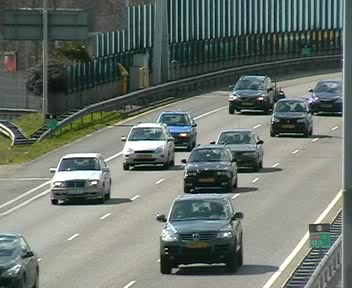
%> input picture Image1.bmp, 352 x 288 px
$ octave main.m   (GNU Octave 9; MATLAB toolbox functions it lacks are replaced by stand-ins)
%> lines starting %> are read from the running program, lines starting %| are printed output that depends on the picture
### Compress.m
% Image compression funtion
function [comp_image_Y,comp_image_U,comp_image_V] = Compress(orig_image)

RGB=orig_image;
%下面是对RGB三个分量进行分离
R=RGB(:,:,1);
G=RGB(:,:,2);
B=RGB(:,:,3);

%RGB->YUV
Y=0.299*double(R)+0.587*double(G)+0.114*double(B);
[xm, xn] = size(Y);
U=-0.169*double(R)-0.3316*double(G)+0.5*double(B);
V=0.5*double(R)-0.4186*double(G)-0.0813*double(B);

%产生一个8*8的DCT变换举证
T=dctmtx(8);
%进行DCT变换 BY BU BV是double类型
BY=blkproc(Y,[8 8],'P1*x*P2',T,T');
BU=blkproc(U,[8 8],'P1*x*P2',T,T');
BV=blkproc(V,[8 8],'P1*x*P2',T,T');
%低频分量量化表
a=[
	16 11 10 16 24 40 51 61;
	12 12 14 19 26 58 60 55;
	14 13 16 24 40 57 69 55;
	14 17 22 29 51 87 80 62;
	18 22 37 56 68 109 103 77;
	24 35 55 64 81 104 113 92;
	49 64 78 87 103 121 120 101;
	72 92 95 98 112 100 103 99;

];
%高频分量量化表
  b=[17 18 24 47 99 99 99 99;
     18 21 26 66 99 99 99 99;
     24 26 56 99 99 99 99 99;
     47 66 99 99 99 99 99 99;
     99 99 99 99 99 99 99 99;
     99 99 99 99 99 99 99 99;
     99 99 99 99 99 99 99 99;
     99 99 99 99 99 99 99 99;];

 %使用量化表对三个分量进行量化
 BY2=blkproc(BY,[8 8],'round(x./P1)',a);
 BU2=blkproc(BU,[8 8],'round(x./P1)',b);
 BV2=blkproc(BV,[8 8],'round(x./P1)',b);

%调用压缩函数
comp_image_Y=img2jpg(BY2,1);
comp_image_U=img2jpg(BU2,2);
comp_image_V=img2jpg(BV2,3);

### img2jpg.m
function [ y ] = img2jpg( x,flag )
[xm, xn] = size(x);
%z字型读取数据顺序表
order = [1 9  2  3  10 17 25 18 11 4  5  12 19 26 33  ...
        41 34 27 20 13 6  7  14 21 28 35 42 49 57 50  ...
        43 36 29 22 15 8  16 23 30 37 44 51 58 59 52  ...
        45 38 31 24 32 39 46 53 60 61 54 47 40 48 55  ...
        62 63 56 64];

y = im2col(x, [8 8], 'distinct');  % 将8x8 的块转化为列
xb = size(y, 2);                   % 分块数
y = y(order, :);                   % 按照order的顺序排列数据

eob = max(y(:)) + 1;               % 设置块尾结束标志
r = zeros(numel(y) + size(y, 2), 1);
count = 0;
for j = 1:xb                       % 每次处理一个块
   i = max(find(y(:, j)));         % 找到最后一个非零元素
   if isempty(i)
      i = 0;
   end
   p = count + 1;
   q = p + i;
   r(p:q) = [y(1:i, j); eob];      % 加入块结束标志
   count = count + i + 1;          % 计数
end

r((count + 1):end) = [];           % 删除r 中不需要的元素
[r1,r2]=size(r);
y           = struct;
y.realsize = r1;
y.size      = uint16([xm xn]);
y.numblocks = uint16(xb);
y.r   = r;
y.flag = flag;

end

### jpg2img.m
function [ x ] = jpg2img( y )
%低频分量量化表
a=[
	16 11 10 16 24 40 51 61;
	12 12 14 19 26 58 60 55;
	14 13 16 24 40 57 69 55;
	14 17 22 29 51 87 80 62;
	18 22 37 56 68 109 103 77;
	24 35 55 64 81 104 113 92;
	49 64 78 87 103 121 120 101;
	72 92 95 98 112 100 103 99;

];
%高频分量量化表
  b=[17 18 24 47 99 99 99 99;
     18 21 26 66 99 99 99 99;
     24 26 56 99 99 99 99 99;
     47 66 99 99 99 99 99 99;
     99 99 99 99 99 99 99 99;
     99 99 99 99 99 99 99 99;
     99 99 99 99 99 99 99 99;
     99 99 99 99 99 99 99 99;];

order = [1 9  2  3  10 17 25 18 11 4  5  12 19 26 33  ...
        41 34 27 20 13 6  7  14 21 28 35 42 49 57 50  ...
        43 36 29 22 15 8  16 23 30 37 44 51 58 59 52  ...
        45 38 31 24 32 39 46 53 60 61 54 47 40 48 55  ...
        62 63 56 64];
rev = order;                          % 计算反序
for k = 1:length(order)
   rev(k) = find(order == k);
end

xb = double(y.numblocks);             % 块的个数
sz = double(y.size);
xn = sz(2);                           % 列数
xm = sz(1);                           % 行数
x = y.r;                              % 压缩后的数据
eob = max(x(:));                      % 返回块尾标志

z = zeros(64, xb);   k = 1;           % 生成 64 * xb 的零矩阵
for j = 1:xb                          % x中的值放入z中，如果遇到eob就转入下一列
   for i = 1:64
      if x(k) == eob
         k = k + 1;   break;
      else
         z(i, j) = x(k);
         k = k + 1;
      end
   end
end
T=dctmtx(8);                                   %产生一个8*8的DCT变换举证
z = z(rev, :);                                 % 按order恢复之前排列
x = col2im(z, [8 8], [xm xn], 'distinct');     % 生成矩阵
if y.flag==1
    x = blkproc(x, [8 8], 'x .* P1', a);       % 反量化，乘量化表的值
else
    x = blkproc(x, [8 8], 'x .* P1', b);
end
x = blkproc(x, [8 8], 'P1 * x * P2', T', T);   % 反DCT变换
end

### CalMSE.m
% Calculate the MSE
function MSE = CalMSE(orig_image, reco_image)

clear dist_image;
dist_image = orig_image - reco_image;
sum_image = dist_image.*dist_image;
sumdist = sum(sum(sum(sum(sum_image))));
[rownum, colnum, dimension, imagenum] = size(orig_image);
MSE = sumdist/(rownum*colnum*dimension*imagenum);

### Decompress.m

function reco_image = Decompress(orig_image_Y,orig_image_U,orig_image_V)
%解压缩
YI=jpg2img(orig_image_Y);
UI=jpg2img(orig_image_U);
VI=jpg2img(orig_image_V);

%YUV转为RGB
RI=YI-0.001*UI+1.402*VI;
GI=YI-0.344*UI-0.714*VI;
BI=YI+1.772*UI+0.001*VI;

%经过DCT变换和量化后的YUV图像
RGBI=cat(3,RI,GI,BI);
RGBI=uint8(RGBI);
reco_image = RGBI;

### imdisplay.m
% Display the gray-level image or color image based on immatrix

function imdisplay(immatrix)

minvalue = min(min(min(immatrix)));
maxvalue = max(max(max(immatrix)));
if maxvalue == minvalue
    dispim =0;
else
    dispim = 255*double(immatrix-minvalue)/double(maxvalue-minvalue);
end
imshow(dispim/255);

### main.m
% Main function of the final project
close all;
clear all;

% Read the original images to the matrix orig_image;
clear orig_image;
clear temp_image;
temp_image = imread('image1.bmp');
%> temp_image is the input picture: size 288x352x3 uint8; mean R, G, B 106.5, 115.4, 108.1
orig_image(:,:,:,1) = double(temp_image(:,:,:,1));
clear temp_image;
temp_image = imread('image2.bmp');
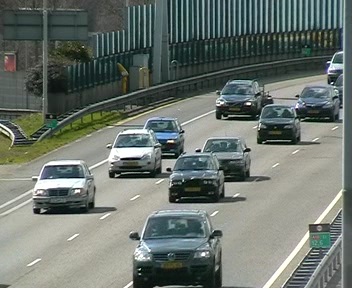
%> input picture Image2.bmp, 352 x 288 px
%> temp_image is the input picture: size 288x352x3 uint8; mean R, G, B 107.2, 115.8, 109
orig_image(:,:,:,2) = double(temp_image(:,:,:,1));
clear temp_image;
temp_image = imread('image3.bmp');
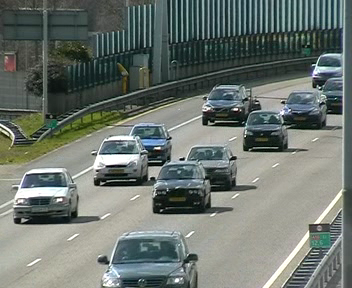
%> input picture Image3.bmp, 352 x 288 px
%> temp_image is the input picture: size 288x352x3 uint8; mean R, G, B 108.1, 116.7, 110.4
orig_image(:,:,:,3) = double(temp_image(:,:,:,1));
clear temp_image;
temp_image = imread('image4.bmp');
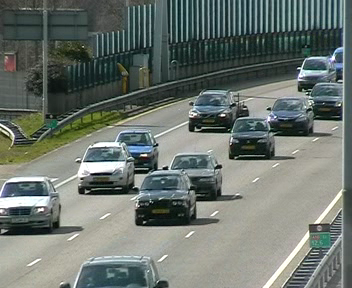
%> input picture Image4.bmp, 352 x 288 px
%> temp_image is the input picture: size 288x352x3 uint8; mean R, G, B 107.5, 116.2, 109.8
orig_image(:,:,:,4) = double(temp_image(:,:,:,1));

% Image compression
% You are required to implement this part
% Note: The components of comp_image should be integers
starttime = cputime;
clear comp_image;
[comp_image_Y1,comp_image_U1,comp_image_V1] = Compress(orig_image(:,:,:,1));
%> in Compress, `BU=blkproc(U,[8 8],'P1*x*P2',T,T');`:
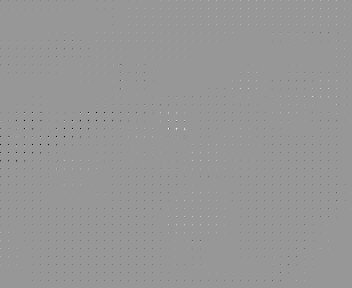
%> BU: size 288x352 double; min -242.9, max 166.2, mean -0.3; drawn with min black and max white
%> in img2jpg, `eob = max(y(:)) + 1;`: eob = 113
%> the loop in img2jpg, `for j = 1:xb` made 1584 passes
%> (p, q, count) on passes 2 to 4: (22, 42, 42), (43, 54, 54), (55, 65, 65)
%> after the loop in img2jpg, `for j = 1:xb`: count = 35977
%> in img2jpg, `[r1,r2]=size(r);`: r2 = 1
%> in img2jpg, `y.realsize = r1;`: y.realsize = 35977
%> in Compress, `comp_image_Y=img2jpg(BY2,1);`: comp_image_Y = {realsize 35977, size [288 352], numblocks 1584, flag 1}
%> the loop in img2jpg (call 2), `for j = 1:xb` made 1584 passes
%> (p, q, count) on passes 2, 3, 4, 5, 10, 38, 39, 40, 41: (3, 3, 3), (4, 4, 4), (5, 5, 5), (6, 6, 6), (15, 15, 15), (88, 88, 88), (89, 89, 89), (90, 90, 90), (91, 91, 91)
%> (p, q, count) on passes 6, 7, 8, 9, 11, 12: (7, 8, 8), (9, 10, 10), (11, 12, 12), (13, 14, 14), (16, 17, 17), (18, 19, 19)
%> in Compress, `comp_image_U=img2jpg(BU2,2);`: comp_image_U = {realsize 3738, size [288 352], numblocks 1584, flag 2}
[comp_image_Y2,comp_image_U2,comp_image_V2] = Compress(orig_image(:,:,:,2));
[comp_image_Y3,comp_image_U3,comp_image_V3] = Compress(orig_image(:,:,:,3));
%> in Compress (call 3), `U=-0.169*double(R)-0.3316*double(G)+0.5*double(B);`:
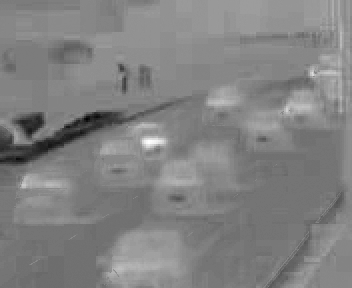
%> U: size 288x352 double; min -42.36, max 37.36, mean -1.7; drawn with min black and max white
%> in Compress (call 3), `BY2=blkproc(BY,[8 8],'round(x./P1)',a);`:
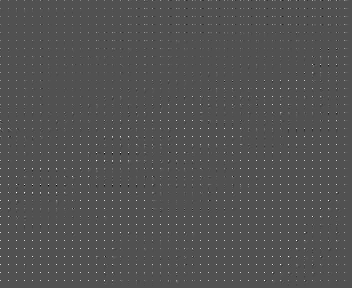
%> BY2: size 288x352 double; min -54, max 115, mean 0.9; drawn with min black and max white
[comp_image_Y4,comp_image_U4,comp_image_V4] = Compress(orig_image(:,:,:,4));
%> in Compress (call 4), `B=RGB(:,:,3);`:
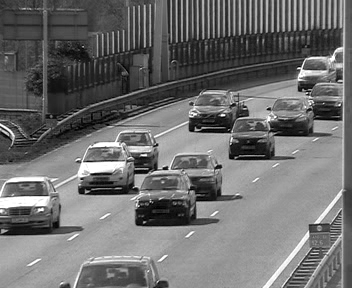
%> B: size 288x352 double; min 0, max 255, mean 109.8
comp_size = comp_image_Y1.realsize+comp_image_U1.realsize+comp_image_V1.realsize;
%comp_image = zeros(comp_image_Y1.realsize,comp_image_U1.realsize,comp_image_V1.realsize);
% Image decompression
% You are required to implement this part
% Note: The components of reco_image shoud be integers
%       The size of the reco_image should be same with the orig_image
clear reco_image;
s_image1 = Decompress(comp_image_Y1,comp_image_U1,comp_image_V1);
s_image2 = Decompress(comp_image_Y2,comp_image_U2,comp_image_V2);
s_image3 = Decompress(comp_image_Y3,comp_image_U3,comp_image_V3);
s_image4 = Decompress(comp_image_Y4,comp_image_U4,comp_image_V4);
%figure,imshow(s_image),title('jjiayatuxl');
reco_image(:,:,:,1) = double(s_image1(:,:,:,1));
reco_image(:,:,:,2) = double(s_image2(:,:,:,1));
reco_image(:,:,:,3) = double(s_image3(:,:,:,1));
reco_image(:,:,:,4) = double(s_image4(:,:,:,1));
runtime = cputime - starttime;

% Check the size of the recovered image
clear sizevector1;
clear sizevector2;
[m1,m2,m3] = size(orig_image);
sizevector1 = size(orig_image);
sizevector2 = size(reco_image);
if sizevector1==sizevector2

    % Calculate the compression ratio
    %comp_image = double(comp_image);
    %comp_ratio = Compratio(orig_image, round(comp_image));
    comp_ratio = m1*m2*m3/comp_size;
    % Calculate the distortion of the recovered images using Mean Square Error
    reco_image = double(reco_image);
    MSE = CalMSE(orig_image, round(reco_image));
    % Display the original image and recovered image
    figure(1);
    subplot(2,2,1);
    clear disp_image;
    disp_image = orig_image(:,:,:,1);
    imdisplay(disp_image);
    title('Original Image 1');
    subplot(2,2,2);
    clear disp_image;
    disp_image = reco_image(:,:,:,1);
    imdisplay(disp_image);
    title('Recovered Image 1');
    subplot(2,2,3);
    clear disp_image;
    disp_image = orig_image(:,:,:,2);
    imdisplay(disp_image);
    title('Original Image 2');
    subplot(2,2,4);
    clear disp_image;
    disp_image = reco_image(:,:,:,2);
    imdisplay(disp_image);
    title('Recovered Image 2');

    figure(2);
    subplot(2,2,1);
    clear disp_image;
    disp_image = orig_image(:,:,:,3);
    imdisplay(disp_image);
    title('Original Image 3');
    subplot(2,2,2);
    clear disp_image;
    disp_image = reco_image(:,:,:,3);
    imdisplay(disp_image);
    title('Recovered Image 3');
    subplot(2,2,3);
    clear disp_image;
    disp_image = orig_image(:,:,:,4);
    imdisplay(disp_image);
    title('Original Image 4');
    subplot(2,2,4);
    clear disp_image;
    disp_image = reco_image(:,:,:,4);
    imdisplay(disp_image);
    title('Recovered Image 4');

    % Output the performance
    ratiomesg = sprintf('The compression ratio is = %6.2f\n', comp_ratio);
    disp(ratiomesg );
%| The compression ratio is =  28.16
    distortionmesg = sprintf('The MSE is = %6.2f\n', MSE);
    disp(distortionmesg );
%| The MSE is =  42.73
    timemesg = sprintf('The running time is = %6.2f\n', runtime);
    disp(timemesg );
else
    disp('The size of the recovered image is not correct');
end
